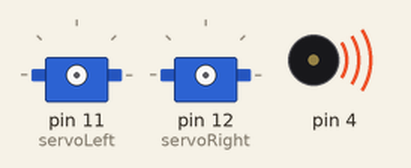
Bench run of a sketch on a simulated Arduino Uno, built with avr-gcc and run on an emulated ATmega328P. Shown: 2 × servo, buzzer (waves = sounding).

Above: at 0.1 s.
At 1.1 s:
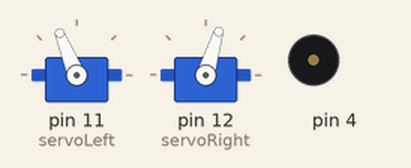
At 3.1 s:
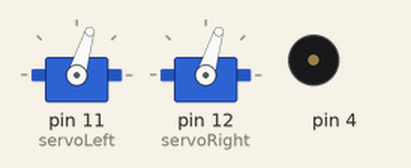
At 3.7 s:
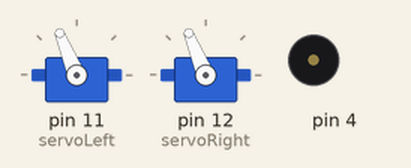
At 4.3 s:
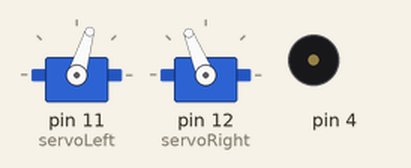
At 6.3 s:
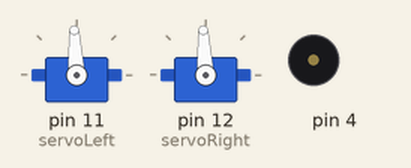
Timing chart, 0 to 7.8 s (numbered marks = the images above):
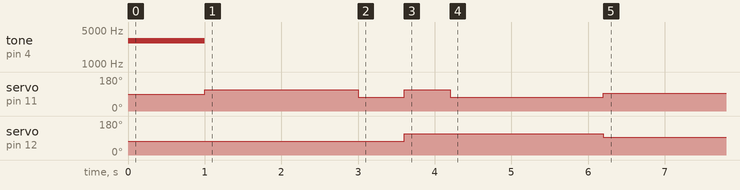

The sketch:

ManeuverSequence.ino
```cpp
/* Robotics with the shield - ManeuverSequence
 *  Move forward, left, right, then backward with an array and the
 *  maneuver function.
 */

#include <Servo.h>;     // Include servo library
Servo servoLeft;
Servo servoRight;
            //        forward     left    right   backward    stop
            //  index  0            1       2        3          4
int speedsLeft[] =    {200,      -200,     200,    -200,       0};
int speedsRight[]=    {200,       200,    -200,    -200,       0};
int times[]      =    {2000,      600,     600,    2000,      -1};

void setup()                   // Built-in initialization block
{
tone(4, 3000, 1000);          // Play tone for 1 second
delay(1000);                 // Delay to finish tone

 servoLeft.attach(11);      // Attach left signal to pin 11
 servoRight.attach(12);    // Attach right signal to pin 12
int elementCount = sizeof(times) / sizeof(int);

for(int index = 0; index < elementCount; index++)
{
  maneuver(speedsLeft[index], speedsRight[index], times[index]);
}
}
void loop()
{
}
void maneuver(int speedLeft, int speedRight, int Time)
{
        //speedLeft, speedRight ranges: Backward Linear   Stop   Linear  Forward
        //                                -200    -100.....0......100      200
servoLeft.writeMicroseconds(1500 + speedLeft);
servoRight.writeMicroseconds(1500 - speedRight);
if(Time==-1)
{
  servoLeft.detach();
  servoRight.detach();
}
delay(Time);
}
```

Measured:
- by itself, tone on pin 4: silent → 3000 Hz at 0.00 s, → silent 1.0 s later
- by itself, servo on pin 12 (servoRight): 73° → 112° at 3.6 s, → 93° 2.6 s later
- by itself, servo on pin 11 (servoLeft): 90° → 112° at 1.0 s, → 73° 2.0 s later, → 112° 0.60 s later, → 73° 0.60 s later, … (5 changes in this stretch)
